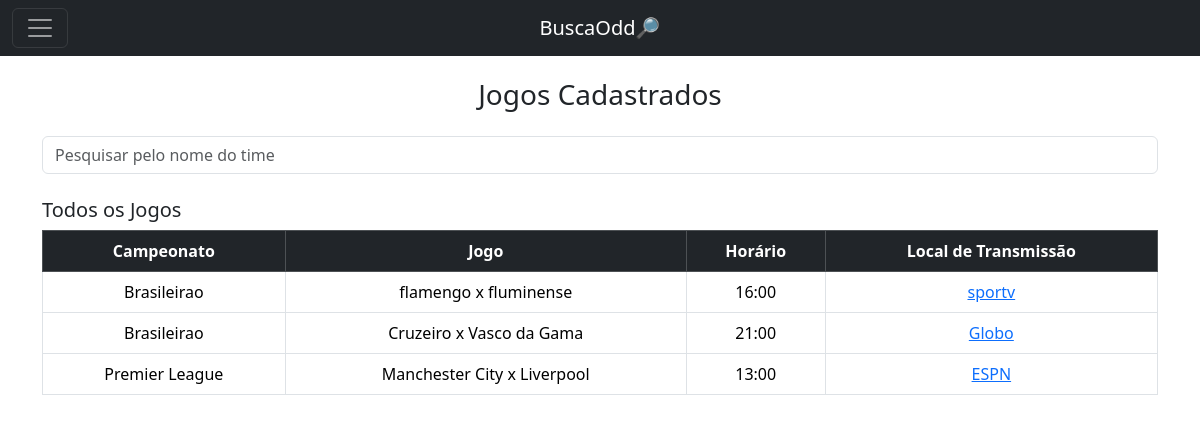
/daniel/visualizar, run on an earlier commit of the app's database.
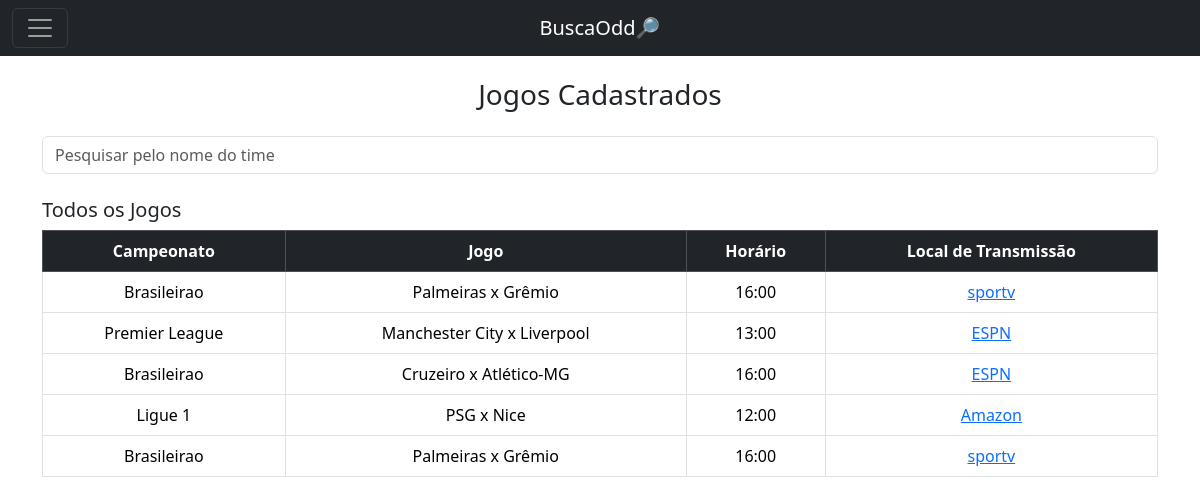
And on a later commit of the database.
### BuscaOdd/models.py (models this page shows)
class Jogo(models.Model):
    campeonato = models.CharField(max_length=255)
    time_casa = models.CharField(max_length=255)
    time_visitante = models.CharField(max_length=255)
    horario = models.TimeField()
    local_transmissao = models.CharField(max_length=255)
    link_transmissao = models.URLField(max_length=200)

### BuscaOdd/views.py (the view)
# urls.py: path('visualizar', views.visualizar_jogos, name='Visualizar'),
def visualizar_jogos(request):
    jogos = Jogo.objects.all()  # Obter todos os jogos cadastrados
    return render(request, 'visualizar_jogos.html', {'jogos': jogos})

### templates/visualizar_jogos.html (shortened to what this page needs)
{% extends 'menu.html' %}
{% load static %}
{% block body %}
<div class="container mt-5">
    <h3 class="text-center mb-4">Jogos Cadastrados</h3>
    <input type="text" id="searchInput" class="form-control mb-4" placeholder="Pesquisar pelo nome do time" onkeyup="searchGames()">
    <div class="table-responsive">
        <h5>Todos os Jogos</h5>
        <table class="table table-bordered text-center" id="jogosTable">
            <thead class="table-dark">
                <tr>
                    <th scope="col">Campeonato</th>
                    <th scope="col">Jogo</th>
                    <th scope="col">Horário</th>
                    <th scope="col">Local de Transmissão</th>
                </tr>
            </thead>
            <tbody id="jogosBody">
                {% for jogo in jogos %}
                    <tr>
                        <td>{{ jogo.campeonato }}</td>
                        <td>{{ jogo.time_casa }} x {{ jogo.time_visitante }}</td>
                        <td>{{ jogo.horario }}</td>
                        <td>
                            <a href="{{ jogo.link_transmissao }}" target="_blank">{{ jogo.local_transmissao }}</a>
                        </td>
                    </tr>
                {% empty %}
                    <tr>
                        <td colspan="5">Nenhum jogo registrado.</td>
                    </tr>
                {% endfor %}
            </tbody>
        </table>
    </div>
</div>
{% endblock %}

What changed in the data, as far as the page shows it:
removed Jogo: campeonato "Brasileirao", time_casa "flamengo", time_visitante "fluminense", horario "16:00", local_transmissao "sportv"
changed Jogo (number 1 of 5 on the later page): time_casa "Cruzeiro" → "Palmeiras"; time_visitante "Vasco da Gama" → "Grêmio"; horario "21:00" → "16:00"; local_transmissao "Globo" → "sportv"
added Jogo: campeonato "Brasileirao", time_casa "Cruzeiro", time_visitante "Atlético-MG", horario "16:00", local_transmissao "ESPN"
added Jogo: campeonato "Ligue 1", time_casa "PSG", time_visitante "Nice", horario "12:00", local_transmissao "Amazon"
added Jogo: campeonato "Brasileirao", time_casa "Palmeiras", time_visitante "Grêmio", horario "16:00", local_transmissao "sportv"
